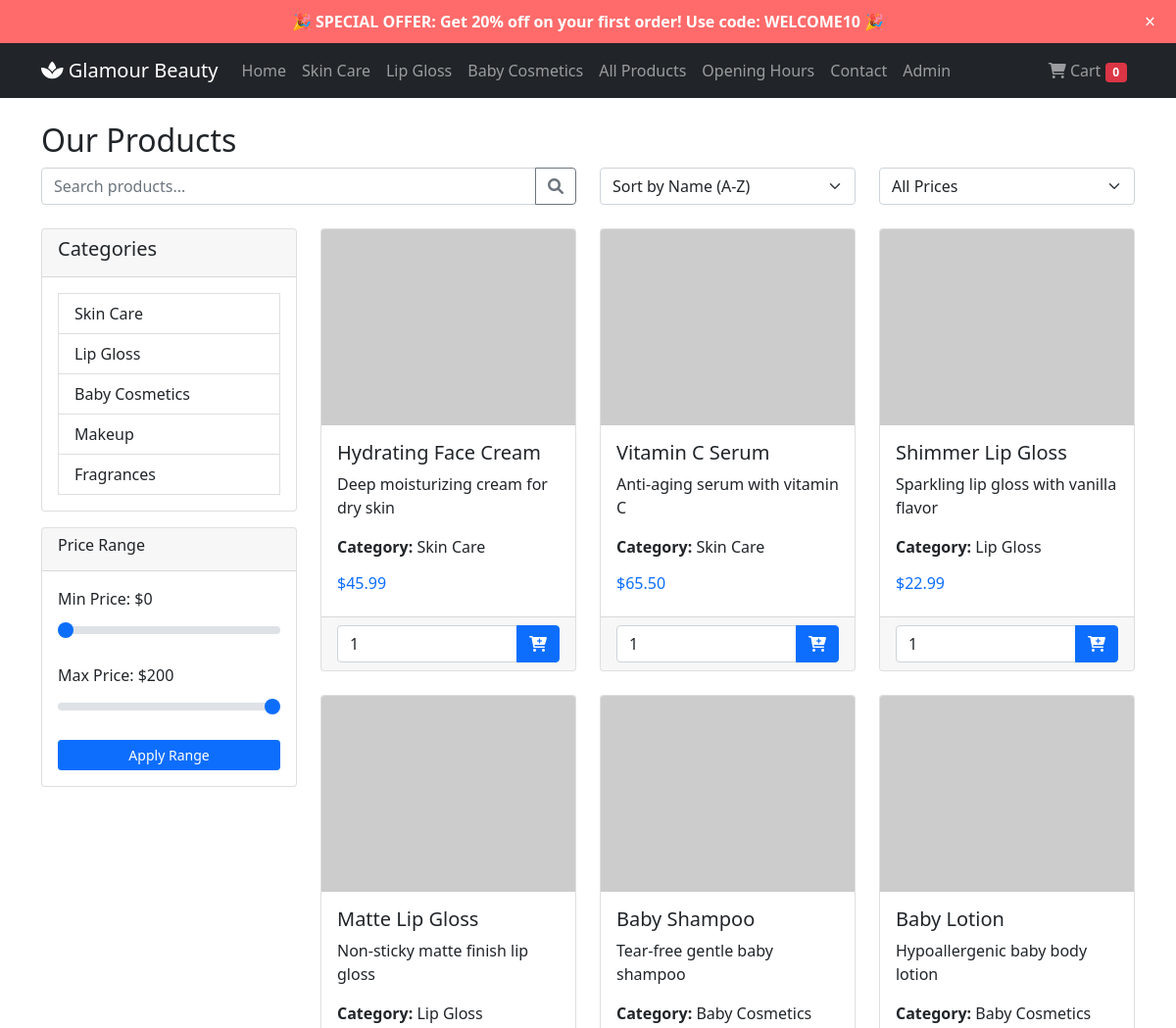
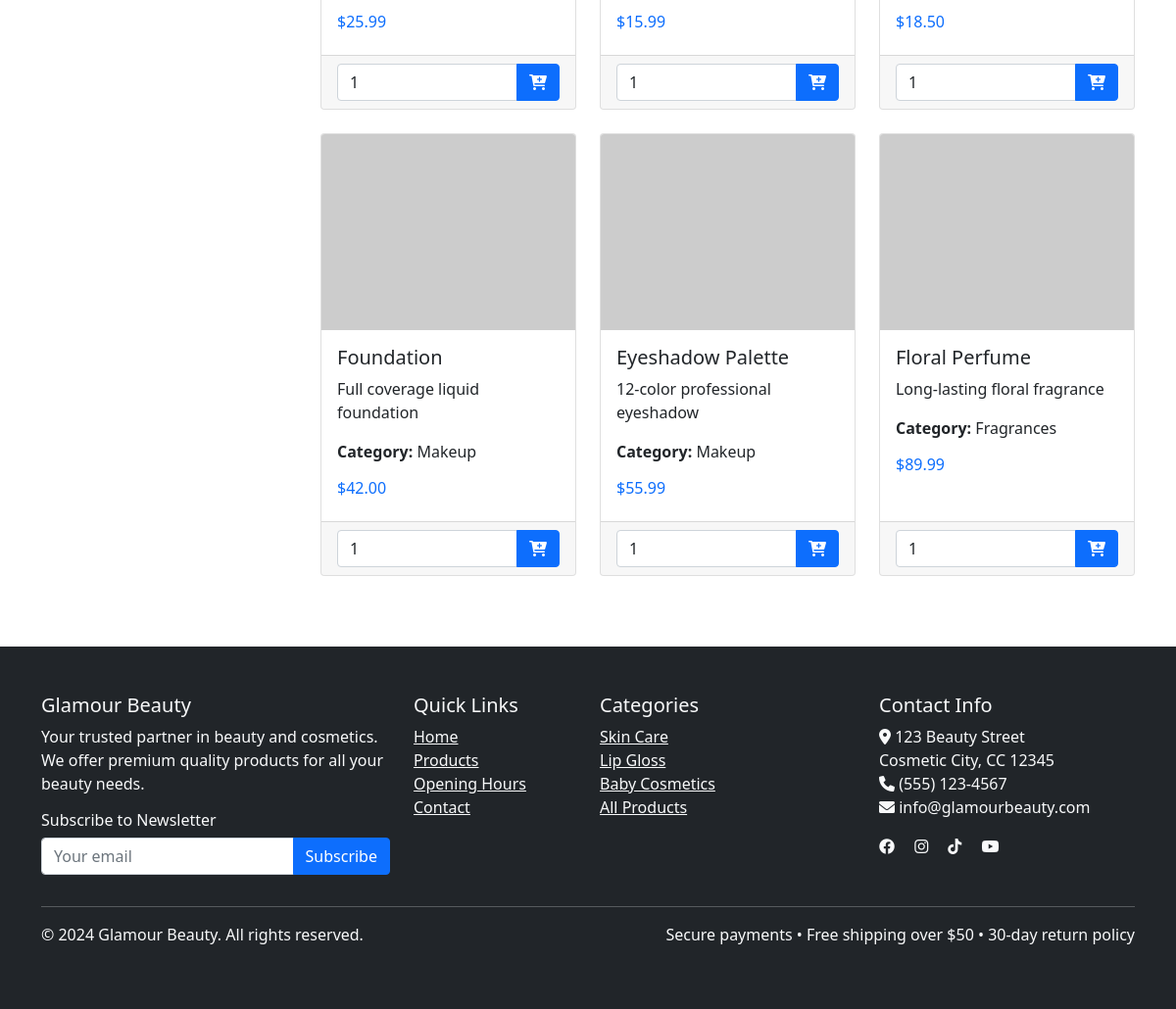
/products.php, run on the app's committed database (2 pictures, top to bottom).
### tables this page shows
CREATE TABLE categories (
    id INT PRIMARY KEY AUTO_INCREMENT,
    name VARCHAR(100) NOT NULL,
    description TEXT
);

CREATE TABLE products (
    id INT PRIMARY KEY AUTO_INCREMENT,
    name VARCHAR(255) NOT NULL,
    description TEXT,
    price DECIMAL(10,2) NOT NULL,
    category_id INT,
    image_url VARCHAR(500),
    stock_quantity INT DEFAULT 0,
    created_at TIMESTAMP DEFAULT CURRENT_TIMESTAMP,
    FOREIGN KEY (category_id) REFERENCES categories(id)
);

### products.php (the view, shortened to what this page needs)
<?php include 'header.php'; ?>
<div class="container mt-4">
    <h2>Our Products</h2>
    <div class="row mb-4">
        <div class="col-md-6">
            <div class="input-group">
                <input type="text" class="form-control" placeholder="Search products..." id="searchInput">
                <button class="btn btn-outline-secondary" type="button" onclick="searchProducts()">
                    <i class="fas fa-search"></i>
                </button>
            </div>
        </div>
        <div class="col-md-3">
            <select class="form-select" id="sortSelect" onchange="sortProducts()">
                <option value="name_asc">Sort by Name (A-Z)</option>
            </select>
        </div>
        <div class="col-md-3">
            <select class="form-select" id="priceFilter" onchange="filterByPrice()">
                <option value="all">All Prices</option>
            </select>
        </div>
    </div>
    <div class="row">
        <div class="col-md-3">
            <div class="card">
                <div class="card-header">
                    <h5>Categories</h5>
                </div>
                <div class="card-body">
                    <?php
                    $database = new Database();
                    $db = $database->getConnection();
                    $query = "SELECT * FROM categories";
                    $stmt = $db->prepare($query);
                    $stmt->execute();
                    while ($category = $stmt->fetch(PDO::FETCH_ASSOC)) {
                        $active = (isset($_GET['category']) && $_GET['category'] == $category['id']) ? 'active' : '';
                        echo '<a href="products.php?category=' . $category['id'] . '" class="list-group-item ' . $active . '">' . $category['name'] . '</a>';
                    }
                    ?>
                </div>
            </div>
            <div class="card mt-3">
                <div class="card-header">
                    <h6>Price Range</h6>
                </div>
                <div class="card-body">
                    <div class="mb-3">
                        <label class="form-label">Min Price: $<span id="minPriceValue">0</span></label>
                        <input type="range" class="form-range" min="0" max="200" value="0" id="minPrice">
                    </div>
                    <div class="mb-3">
                        <label class="form-label">Max Price: $<span id="maxPriceValue">200</span></label>
                        <input type="range" class="form-range" min="0" max="200" value="200" id="maxPrice">
                    </div>
                    <button class="btn btn-sm btn-primary w-100" onclick="applyPriceRange()">Apply Range</button>
                </div>
            </div>
        </div>
        <div class="col-md-9">
            <div class="row" id="productsGrid">
                <?php
                $whereClause = "";
                $params = [];
                $query = "SELECT p.*, c.name as category_name
                         FROM products p
                         LEFT JOIN categories c ON p.category_id = c.id
                         $whereClause
                         ORDER BY p.created_at DESC";
                $stmt = $db->prepare($query);
                $stmt->execute($params);
                if ($stmt->rowCount() > 0) {
                    while ($product = $stmt->fetch(PDO::FETCH_ASSOC)) {
                        echo '
                        <div class="col-lg-4 col-md-6 mb-4 product-card position-relative" data-price="' . $product['price'] . '" data-name="' . strtolower($product['name']) . '">
                            <div class="card h-100">
                                ' . (intval($product['stock_quantity']) <= 0 ? '<span class="stock-badge">Out of stock</span>' : '') . '
                                <img src="https://via.placeholder.com/300x200?text=' . urlencode($product['name']) . '"
                                     class="card-img-top product-image" alt="' . $product['name'] . '">
                                <div class="card-body">
                                    <h5 class="card-title">' . $product['name'] . '</h5>
                                    <p class="card-text">' . $product['description'] . '</p>
                                    <p class="card-text"><strong>Category:</strong> ' . $product['category_name'] . '</p>
                                    <h6 class="text-primary">$' . $product['price'] . '</h6>
                                </div>
                                <div class="card-footer">
                                    <form method="post" action="cart.php" class="add-to-cart-form">
                                        <input type="hidden" name="product_id" value="' . $product['id'] . '">
                                        <div class="input-group">
                                            ' . (
                                                intval($product['stock_quantity']) > 0
                                                ? '<input type="number" name="quantity" value="1" min="1" max="' . $product['stock_quantity'] . '" class="form-control">'
                                                : '<input type="number" name="quantity" value="0" min="0" class="form-control" disabled>'
                                            ) . '
                                            ' . (
                                                intval($product['stock_quantity']) > 0
                                                ? '<button type="submit" class="btn btn-primary add-to-cart-btn"><i class="fas fa-cart-plus"></i></button>'
                                                : '<button type="button" class="btn btn-secondary" disabled>Out of stock</button>'
                                            ) . '
                                        </div>
                                    </form>
                                </div>
                            </div>
                        </div>';
                    }
                } else {
                    echo '<div class="col-12"><p>No products found.</p></div>';
                }
                ?>
            </div>
        </div>
    </div>
</div>
<?php include 'footer.php'; ?>

### header.php (shortened to what this page needs)
<!DOCTYPE html>
<html lang="en">
<head>
    <link href="https://cdn.jsdelivr.net/npm/bootstrap@5.1.3/dist/css/bootstrap.min.css" rel="stylesheet">
    <link rel="stylesheet" href="https://cdnjs.cloudflare.com/ajax/libs/font-awesome/6.0.0/css/all.min.css">
</head>
<body>
    <div class="promo-banner" id="promoBanner">
        🎉 SPECIAL OFFER: Get 20% off on your first order! Use code: WELCOME10 🎉
        <button class="close" onclick="closePromoBanner()">&times;</button>
    </div>
    <nav class="navbar navbar-expand-lg navbar-dark bg-dark">
        <div class="container">
            <a class="navbar-brand" href="index.php">
                <i class="fas fa-spa"></i> Glamour Beauty
            </a>
            <div class="collapse navbar-collapse" id="navbarNav">
                <ul class="navbar-nav me-auto">
                    <li class="nav-item"><a class="nav-link" href="index.php">Home</a></li>
                    <li class="nav-item"><a class="nav-link" href="products.php?category=1">Skin Care</a></li>
                    <li class="nav-item"><a class="nav-link" href="products.php?category=2">Lip Gloss</a></li>
                    <li class="nav-item"><a class="nav-link" href="products.php?category=3">Baby Cosmetics</a></li>
                    <li class="nav-item"><a class="nav-link" href="products.php">All Products</a></li>
                    <li class="nav-item"><a class="nav-link" href="opening_hours.php">Opening Hours</a></li>
                    <li class="nav-item"><a class="nav-link" href="contact.php">Contact</a></li>
                    <li class="nav-item"><a class="nav-link" href="admin_dashboard.php">Admin</a></li>
                </ul>
                <div class="navbar-nav position-relative">
                    <a class="nav-link cart-icon" href="cart.php" onmouseover="showCartPreview()" onmouseout="hideCartPreview()">
                        <i class="fas fa-shopping-cart"></i> Cart
                        <span class="badge bg-danger" id="cartCount"><?php echo array_sum($_SESSION['cart']); ?></span>
                    </a>
                </div>
            </div>
        </div>
    </nav>

### footer.php (shortened to what this page needs)
    <footer class="bg-dark text-light mt-5">
        <div class="container py-5">
            <div class="row">
                <div class="col-md-4">
                    <h5>Glamour Beauty</h5>
                    <p>Your trusted partner in beauty and cosmetics. We offer premium quality products for all your beauty needs.</p>
                    <div class="newsletter-form">
                        <h6>Subscribe to Newsletter</h6>
                        <div class="input-group mb-3">
                            <input type="email" class="form-control" placeholder="Your email" id="newsletterEmail">
                            <button class="btn btn-primary" type="button" onclick="subscribeNewsletter()">Subscribe</button>
                        </div>
                    </div>
                </div>
                <div class="col-md-2">
                    <h5>Quick Links</h5>
                    <ul class="list-unstyled">
                        <li><a href="index.php" class="text-light">Home</a></li>
                        <li><a href="products.php" class="text-light">Products</a></li>
                        <li><a href="opening_hours.php" class="text-light">Opening Hours</a></li>
                        <li><a href="contact.php" class="text-light">Contact</a></li>
                    </ul>
                </div>
                <div class="col-md-3">
                    <h5>Categories</h5>
                    <ul class="list-unstyled">
                        <li><a href="products.php?category=1" class="text-light">Skin Care</a></li>
                        <li><a href="products.php?category=2" class="text-light">Lip Gloss</a></li>
                        <li><a href="products.php?category=3" class="text-light">Baby Cosmetics</a></li>
                        <li><a href="products.php" class="text-light">All Products</a></li>
                    </ul>
                </div>
                <div class="col-md-3">
                    <h5>Contact Info</h5>
                    <p>
                        <i class="fas fa-map-marker-alt"></i> 123 Beauty Street<br>
                        Cosmetic City, CC 12345<br>
                        <i class="fas fa-phone"></i> (555) 123-4567<br>
                        <i class="fas fa-envelope"></i> info@glamourbeauty.com
                    </p>
                    <div class="social-links">
                        <a href="#" class="text-light me-3"><i class="fab fa-facebook"></i></a>
                        <a href="#" class="text-light me-3"><i class="fab fa-instagram"></i></a>
                        <a href="#" class="text-light me-3"><i class="fab fa-tiktok"></i></a>
                        <a href="#" class="text-light"><i class="fab fa-youtube"></i></a>
                    </div>
                </div>
            </div>
            <hr>
            <div class="row">
                <div class="col-md-6">
                    <p>&copy; 2024 Glamour Beauty. All rights reserved.</p>
                </div>
                <div class="col-md-6 text-end">
                    <p>Secure payments • Free shipping over $50 • 30-day return policy</p>
                </div>
            </div>
        </div>
    </footer>
</body>
</html>

### header.php (style rules this page uses)
.promo-banner { background: #ff6b6b; color: white; padding: 10px; text-align: center; font-weight: bold; position: relative; }
.promo-banner .close { position: absolute; right: 15px; top: 50%; transform: translateY(-50%); cursor: pointer; background: none; border: none; color: white; font-size: 1.2rem; }
.product-image { height: 200px; object-fit: cover; transition: transform 0.3s; }

### data on the page
categories: name "Skin Care"
categories: name "Lip Gloss"
categories: name "Baby Cosmetics"
categories: name "Makeup"
categories: name "Fragrances"
products: name "Hydrating Face Cream", description "Deep moisturizing cream for dry skin", category.name "Skin Care", price "45.99"
products: name "Vitamin C Serum", description "Anti-aging serum with vitamin C", category.name "Skin Care", price "65.50"
products: name "Shimmer Lip Gloss", description "Sparkling lip gloss with vanilla flavor", category.name "Lip Gloss", price "22.99"
products: name "Matte Lip Gloss", description "Non-sticky matte finish lip gloss", category.name "Lip Gloss", price "25.99"
products: name "Baby Shampoo", description "Tear-free gentle baby shampoo", category.name "Baby Cosmetics", price "15.99"
products: name "Baby Lotion", description "Hypoallergenic baby body lotion", category.name "Baby Cosmetics", price "18.50"
products: name "Foundation", description "Full coverage liquid foundation", category.name "Makeup", price "42.00"
products: name "Eyeshadow Palette", description "12-color professional eyeshadow", category.name "Makeup", price "55.99"
products: name "Floral Perfume", description "Long-lasting floral fragrance", category.name "Fragrances", price "89.99"

### other printed values
array_sum($_SESSION['cart']) "0"
